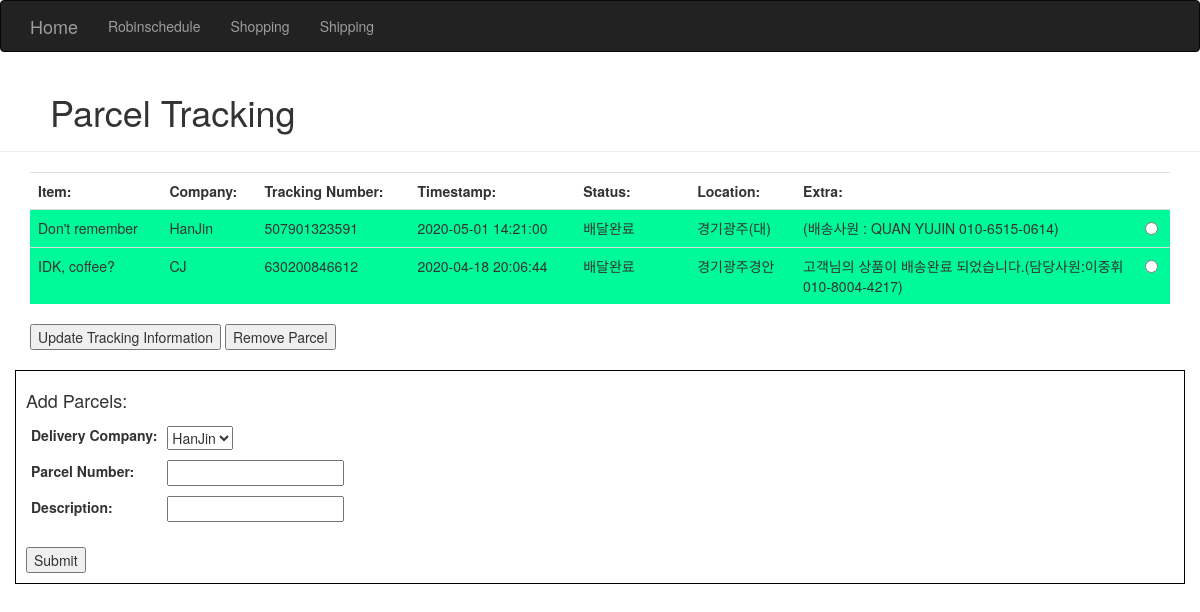
Screenshot of /shipping with the database file from the repository.
### homeSite.py (models this page shows)
class ParcelInfo(db.Model): # Store Parcel Information
    __tablename__ = 'parcelInfo'
    id = db.Column(db.Integer, primary_key=True)
    trackingNumber = db.Column(db.String(64))
    company = db.Column(db.String(64))
    description = db.Column(db.String(64))
    delivered = db.Column(db.Boolean(), default=False) #Store simple bool for is delivered - use for CSS styling
    status = db.Column(db.String(64)) #Store short parcel status note
    timestamp = db.Column(db.DateTime()) #Store last update's timestamp
    location = db.Column(db.String(64)) #Store last update's location
    extraNotes = db.Column(db.String(64)) #Store extra notes if given

### homeSite.py (the view, shortened to what this page needs)
@app.route('/shipping', methods=['GET', 'POST'])
def shipping():
    parcelsCurrentlyTracked = ParcelInfo.query.all()
    return render_template('shipping.html', companies=parcelProviders, parcels=parcelsCurrentlyTracked)

### templates/shipping.html (shortened to what this page needs)
{% extends "base.html" %}
{% block content %}
<div class="page-header" style="padding-left: 50px;">
    <h1>Parcel Tracking</h1>
</div>
<div class="container">
    <table class="table">
        <th id="item">Item:</th>
        <th id="company">Company:</th>
        <th id="trackingNumber">Tracking Number:</th>
        <th id="timestamp">Timestamp:</th>
        <th id="status" style="width:10%">Status:</th>
        <th id="location">Location:</th>
        <th id="extra" style="width: 30%;">Extra:</th>
        <th id="selection"></th>
        {% if parcels %}
            <form method="POST">
                {% for parcel in parcels %}
                    {% if parcel.delivered %}
                        <tr style="background-color: mediumspringgreen;">
                    {% else %}
                        <tr>
                    {% endif %}
                            <td id="item">{{parcel.description}}</td>
                            <td id="company">{{parcel.company}}</td>
                            <td id="trackingNumber">{{parcel.trackingNumber}}</td>
                            <td id="timestamp">{{parcel.timestamp}}</td>
                            <td id="status">{{parcel.status}}</td>
                            <td id="location">{{parcel.location}}</td>
                            <td id="extra">{{parcel.extraNotes}}</td>
                            <td id="selection"><input type="radio" name="parcelToUpdate" value="{{parcel.id}}"></td>
                        </tr>
                {% endfor %}
        </table>
            <input type="submit" name="update" value="Update Tracking Information">
            <input type="submit" name="remove" value="Remove Parcel">
        {% else %}
        </table>
        <div class="container" style="text-align: center;">
            No parcels registered.
        </div>
        {% endif %}
<br/>
<br/>
</div>
<div class="container" style="border: 1px solid black; padding: 10px;">
    <form method=POST name="addParcelInfo">
        <table>
            <tr>
                <th colspan="2">
                    <h4>Add Parcels:</h4>
                </th>
            </tr>
            <tr>
                <td>
                    <label for="selectedParcelProvider">Delivery Company:</label>
                </td>
                <td>
                    <select id="selectedParcelProvider" name="selectedParcelProvider">
                        {% for company in companies %}
                            <option value="{{company}}">{{company}}</option>
                        {% endfor %}
                    </select>
                </td>
            </tr>
            <tr>
                <td>
                    <label for="parcelNumber">Parcel Number:</label>
                </td>
                <td>
                    <input type="text" id="parcelNumber" name="parcelNumber" required>
                </td>
            </tr>
            <tr>
                <td>
                    <label for="parcelDescription">Description:</label>
                </td>
                <td>
                    <input type="text" id="parcelDescription" name="parcelDescription" required>
                </td>
            </tr>
            <tr style="height: 20px;">
            </tr>
        </table>
    <input type="submit" name="addParcelInfo">
    </form>
</div>
{% endblock %}

### templates/base.html (shortened to what this page needs)
{% extends "bootstrap/base.html" %}
{% block navbar %}
<div class="navbar navbar-inverse" role="navigation">
    <div class="container">
        <div class="navbar-header">
            <a class="navbar-brand" href="/">Home</a>
        </div>
        <div class="navbar-collapse collapse">
            <ul class="nav navbar-nav">
                <li><a href="/schedule">Robinschedule</a></li>
                <li><a href="/shopping">Shopping</a></li>
                <li><a href="/shipping">Shipping</a></li>
            </ul>
        </div>
    </div>
</div>
{% endblock %}

### templates/shipping.html (style rules this page uses)
td { padding:5px }

### rows the page displays
ParcelInfo: description "Don't remember", company "HanJin", trackingNumber "507901323591", timestamp "2020-05-01 14:21:00", status "배달완료", location "경기광주(대)", extraNotes "(배송사원 : QUAN YUJIN 010-6515-0614)"
ParcelInfo: description "IDK, coffee?", company "CJ", trackingNumber "630200846612", timestamp "2020-04-18 20:06:44", status "배달완료", location "경기광주경안", extraNotes "고객님의 상품이 배송완료 되었습니다.(담당사원:이중휘 010-8004-4217)"

### other values shown
form field selectedParcelProvider "HanJin"
